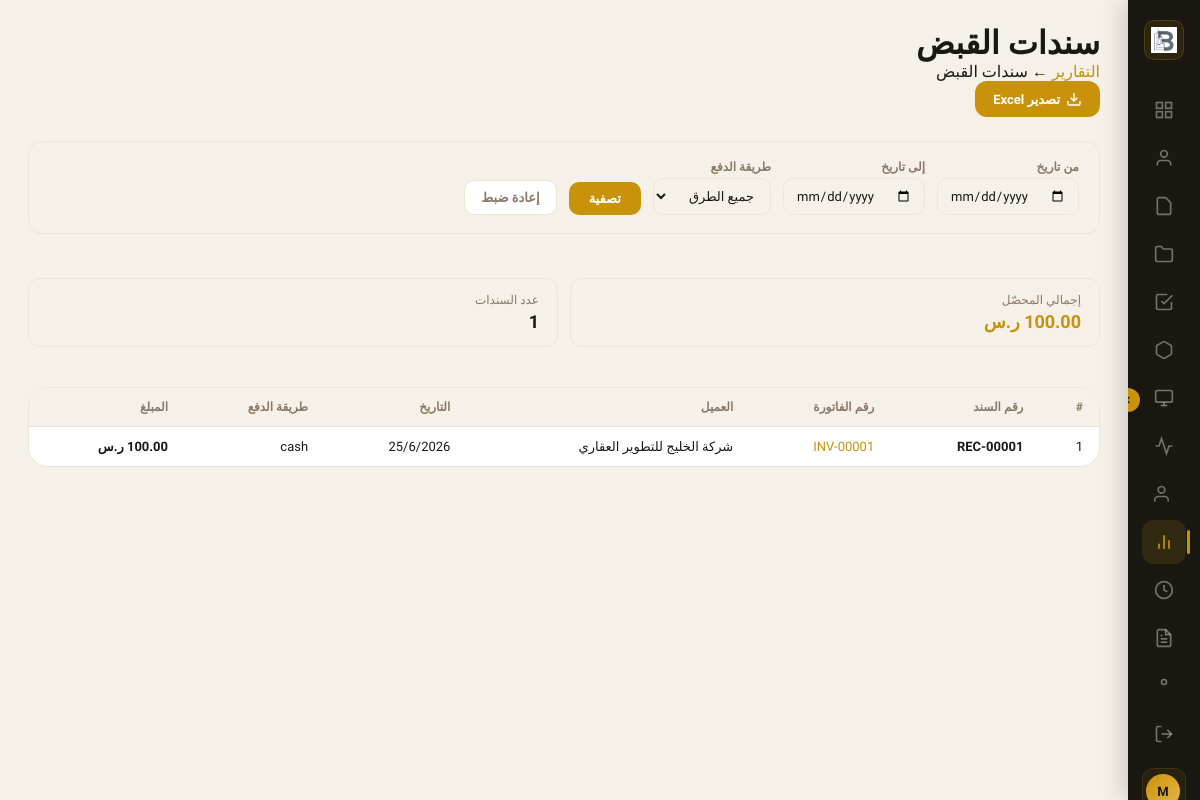
The app's page /reports/receipts/ (signed in) with its own data.
### company/models.py (models this page shows, shortened)
class CompanySettings(models.Model):
    company_logo    = models.ImageField(upload_to='company/', blank=True, null=True)
    company_name_ar = models.CharField(max_length=255, blank=True)
    company_name_en = models.CharField(max_length=255, blank=True)
    unified_number  = models.CharField(max_length=20, blank=True)
    cr_number       = models.CharField(max_length=20, blank=True)
    cr_issue_date   = models.DateField(blank=True, null=True)
    municipality_license = models.CharField(max_length=100, blank=True)
    tax_registration_number = models.CharField(max_length=50, blank=True)
    facility_address     = models.TextField(blank=True)
    address_building_number = models.CharField(max_length=20, blank=True)
    address_street       = models.CharField(max_length=255, blank=True)
    address_district     = models.CharField(max_length=255, blank=True)
    address_city         = models.CharField(max_length=100, blank=True)
    address_postal_code  = models.CharField(max_length=10, blank=True)
    manager_name        = models.CharField(max_length=255, blank=True)
    manager_nationality = models.CharField(max_length=100, blank=True)
    manager_id          = models.CharField(max_length=50, blank=True)
    manager_mobile      = models.CharField(max_length=20, blank=True)
    manager_email       = models.EmailField(blank=True)
    pr_mobile         = models.CharField(max_length=20, blank=True)
    pr_email          = models.EmailField(blank=True)
    marketing_mobile  = models.CharField(max_length=20, blank=True)
    marketing_email   = models.EmailField(blank=True)
    hr_email          = models.EmailField(blank=True)
    instagram      = models.URLField(blank=True)
    tiktok         = models.URLField(blank=True)
    facebook       = models.URLField(blank=True)
    youtube        = models.URLField(blank=True)
    twitter        = models.URLField(blank=True)
    snapchat       = models.URLField(blank=True)
    google_maps_link = models.URLField(blank=True)
    website_link   = models.URLField(blank=True)
    class Meta:
        verbose_name = 'إعدادات الشركة'

### invoices/models.py (models this page shows, shortened)
class PaymentReceipt(models.Model):
    METHOD_CHOICES = [
        ('cash',     'نقداً'),
        ('transfer', 'تحويل بنكي'),
        ('check',    'شيك'),
        ('card',     'بطاقة'),
        ('other',    'أخرى'),
    ]
    invoice        = models.ForeignKey(Invoice, on_delete=models.CASCADE, related_name='receipts')
    receipt_number = models.CharField(max_length=50, unique=True, editable=False)
    amount         = models.DecimalField(max_digits=14, decimal_places=2)
    payment_method = models.CharField(max_length=20, choices=METHOD_CHOICES, default='cash')
    payment_date   = models.DateField(default=date.today)
    notes          = models.TextField(blank=True)
    created_by     = models.ForeignKey(User, on_delete=models.SET_NULL, null=True, blank=True)
    created_at     = models.DateTimeField(auto_now_add=True)
    class Meta:
        ordering = ['-payment_date']

class Invoice(models.Model):
    STATUS_CHOICES = [
        ('draft',        'مسودة'),
        ('final',        'نهائية'),
        ('partial_paid', 'مدفوعة جزئياً'),
        ('fully_paid',   'مدفوعة بالكامل'),
        ('cancelled',    'ملغاة'),
    ]
    invoice_number  = models.CharField(max_length=50, unique=True, editable=False)
    issue_date      = models.DateField(default=date.today)
    due_date        = models.DateField(blank=True, null=True)
    client          = models.ForeignKey('clients.Client', on_delete=models.PROTECT, related_name='invoices')
    project         = models.ForeignKey('projects.Project', on_delete=models.SET_NULL, null=True, blank=True, related_name='invoices')
    status          = models.CharField(max_length=20, choices=STATUS_CHOICES, default='draft')
    subtotal        = models.DecimalField(max_digits=14, decimal_places=2, default=0)
    discount_amount = models.DecimalField(max_digits=14, decimal_places=2, default=0)
    vat_rate        = models.DecimalField(max_digits=5, decimal_places=2, default=15)
    vat_amount      = models.DecimalField(max_digits=14, decimal_places=2, default=0)
    total_amount    = models.DecimalField(max_digits=14, decimal_places=2, default=0)
    paid_amount     = models.DecimalField(max_digits=14, decimal_places=2, default=0)
    notes           = models.TextField(blank=True)
    created_by      = models.ForeignKey(User, on_delete=models.SET_NULL, null=True, blank=True)
    created_at      = models.DateTimeField(auto_now_add=True)
    class Meta:
        ordering = ['-created_at']

### clients/models.py (models this page shows, shortened)
class Client(models.Model):
    TYPE_INDIVIDUAL = 'individual'
    TYPE_COMPANY = 'company'
    TYPE_CHOICES = [
        (TYPE_INDIVIDUAL, 'فرد'),
        (TYPE_COMPANY, 'شركة'),
    ]
    client_type = models.CharField(max_length=20, choices=TYPE_CHOICES, default=TYPE_INDIVIDUAL, verbose_name='نوع العميل')
    name = models.CharField(max_length=200, verbose_name='الاسم')
    phone = models.CharField(max_length=20, blank=True, verbose_name='رقم الجوال')
    email = models.EmailField(blank=True, verbose_name='البريد الإلكتروني')
    address = models.TextField(blank=True, verbose_name='العنوان')
    notes = models.TextField(blank=True, verbose_name='ملاحظات')
    created_at = models.DateTimeField(auto_now_add=True)
    updated_at = models.DateTimeField(auto_now=True)
    national_id = models.CharField(max_length=20, blank=True, verbose_name='رقم الهوية')
    company_logo = models.ImageField(upload_to='clients/logos/', blank=True, null=True, verbose_name='شعار الشركة')
    tax_number = models.CharField(max_length=50, blank=True, verbose_name='الرقم الضريبي')
    commercial_registration = models.CharField(max_length=50, blank=True, verbose_name='السجل التجاري')
    contact_person = models.CharField(max_length=100, blank=True, verbose_name='الشخص المسؤول')
    contact_person_title = models.CharField(max_length=100, blank=True, verbose_name='المسمى الوظيفي')
    website = models.URLField(blank=True, verbose_name='الموقع الإلكتروني')
    class Meta:
        verbose_name = 'عميل'
        verbose_name_plural = 'العملاء'
        ordering = ['-created_at']

### reports/views.py (the view, shortened to what this page needs)
# urls.py: path('receipts/',  views.report_receipts,   name='report_receipts'),
@login_required(login_url=LOGIN_URL)
def report_receipts(request):
    from invoices.models import PaymentReceipt
    date_from, date_to = _date_filters(request)
    method = request.GET.get('method', '')
    export = request.GET.get('export', '')
    page   = int(request.GET.get('page', 1))
    qs = PaymentReceipt.objects.select_related('invoice__client').order_by('-payment_date')
    if date_from: qs = qs.filter(payment_date__gte=date_from)
    if date_to:   qs = qs.filter(payment_date__lte=date_to)
    if method:    qs = qs.filter(payment_method=method)
    totals = qs.aggregate(total=Sum('amount'), cnt=Count('id'))
    page_obj, num_pages = _paginate(qs, page)
    return render(request, 'reports/report_receipts.html', {
        'page_obj': page_obj, 'num_pages': num_pages, 'page': page,
        'totals': totals, 'date_from': date_from, 'date_to': date_to, 'method': method,
    })

### reports/templates/reports/report_receipts.html (shortened to what this page needs)
{% load static %}
<!DOCTYPE html>
<html lang="ar" dir="rtl">
<head>
<link rel="stylesheet" href="{% static 'projects/css/dashboard.css' %}">
<link rel="stylesheet" href="{% static 'invoices/css/invoices.css' %}">
</head>
<body>
<aside class="sidebar" id="sidebar">
    <button class="sidebar-toggle" id="sidebarToggle"><svg width="12" height="12" viewBox="0 0 24 24" fill="none" stroke="currentColor" stroke-width="2.5"><polyline points="15 18 9 12 15 6"/></svg></button>
    <div class="sidebar-logo"><div class="logo-mark">{% if company and company.company_logo %}<img src="{{ company.company_logo.url }}" alt="">{% else %}<img src="{% static 'website/img/logo.png' %}" alt="باء البناء">{% endif %}</div><span class="logo-text">{{ company.company_name_ar|default:"باء البناء" }}</span></div>
    <nav class="sidebar-nav">
        <a href="{% url 'projects_dashboard' %}" class="nav-item"><svg width="20" height="20" viewBox="0 0 24 24" fill="none" stroke="currentColor" stroke-width="2"><rect x="3" y="3" width="7" height="7"/><rect x="14" y="3" width="7" height="7"/><rect x="14" y="14" width="7" height="7"/><rect x="3" y="14" width="7" height="7"/></svg><span class="nav-label">الرئيسية</span></a>
        <a href="{% url 'client_list' %}" class="nav-item"><svg width="20" height="20" viewBox="0 0 24 24" fill="none" stroke="currentColor" stroke-width="2"><path d="M20 21v-2a4 4 0 0 0-4-4H8a4 4 0 0 0-4 4v2"/><circle cx="12" cy="7" r="4"/></svg><span class="nav-label">العملاء</span></a>
        <a href="{% url 'invoices_home' %}" class="nav-item"><svg width="20" height="20" viewBox="0 0 24 24" fill="none" stroke="currentColor" stroke-width="2"><path d="M14 2H6a2 2 0 0 0-2 2v16a2 2 0 0 0 2 2h12a2 2 0 0 0 2-2V8z"/></svg><span class="nav-label">الفواتير</span></a>
        <a href="{% url 'project_list' %}" class="nav-item"><svg width="20" height="20" viewBox="0 0 24 24" fill="none" stroke="currentColor" stroke-width="2"><path d="M22 19a2 2 0 0 1-2 2H4a2 2 0 0 1-2-2V5a2 2 0 0 1 2-2h5l2 3h9a2 2 0 0 1 2 2z"/></svg><span class="nav-label">المشاريع</span></a>
        <a href="{% url 'task_list' %}" class="nav-item"><svg width="20" height="20" viewBox="0 0 24 24" fill="none" stroke="currentColor" stroke-width="2"><polyline points="9 11 12 14 22 4"/><path d="M21 12v7a2 2 0 0 1-2 2H5a2 2 0 0 1-2-2V5a2 2 0 0 1 2-2h11"/></svg><span class="nav-label">المهام</span></a>
        <a href="{% url 'inventory_home' %}" class="nav-item"><svg width="20" height="20" viewBox="0 0 24 24" fill="none" stroke="currentColor" stroke-width="2"><path d="M21 16V8a2 2 0 0 0-1-1.73l-7-4a2 2 0 0 0-2 0l-7 4A2 2 0 0 0 3 8v8a2 2 0 0 0 1 1.73l7 4a2 2 0 0 0 2 0l7-4A2 2 0 0 0 21 16z"/></svg><span class="nav-label">المخزون</span></a>
        <a href="{% url 'accounting_home' %}" class="nav-item"><svg width="20" height="20" viewBox="0 0 24 24" fill="none" stroke="currentColor" stroke-width="2"><rect x="2" y="3" width="20" height="14" rx="2"/><line x1="8" y1="21" x2="16" y2="21"/><line x1="12" y1="17" x2="12" y2="21"/></svg><span class="nav-label">المحاسبة</span></a>
        <a href="{% url 'marketing_home' %}" class="nav-item"><svg width="20" height="20" viewBox="0 0 24 24" fill="none" stroke="currentColor" stroke-width="2"><path d="M22 12h-4l-3 9L9 3l-3 9H2"/></svg><span class="nav-label">التسويق</span></a>
        <a href="{% url 'employee_list' %}" class="nav-item"><svg width="20" height="20" viewBox="0 0 24 24" fill="none" stroke="currentColor" stroke-width="2"><path d="M17 21v-2a4 4 0 0 0-4-4H5a4 4 0 0 0-4 4v2"/><circle cx="9" cy="7" r="4"/></svg><span class="nav-label">الفريق</span></a>
        <a href="{% url 'reports_home' %}" class="nav-item active"><svg width="20" height="20" viewBox="0 0 24 24" fill="none" stroke="currentColor" stroke-width="2"><line x1="18" y1="20" x2="18" y2="10"/><line x1="12" y1="20" x2="12" y2="4"/><line x1="6" y1="20" x2="6" y2="14"/></svg><span class="nav-label">التقارير</span></a>
        <a href="{% url 'attendance_checkin' %}" class="nav-item" title="الحضور والانصراف"><svg width="20" height="20" viewBox="0 0 24 24" fill="none" stroke="currentColor" stroke-width="2"><circle cx="12" cy="12" r="10"/><polyline points="12 6 12 12 16 14"/></svg><span class="nav-label">الحضور والانصراف</span></a>
        <a href="{% url 'namadhj_home' %}" class="nav-item" title="النماذج"><svg width="20" height="20" viewBox="0 0 24 24" fill="none" stroke="currentColor" stroke-width="2"><path d="M14 2H6a2 2 0 0 0-2 2v16a2 2 0 0 0 2 2h12a2 2 0 0 0 2-2V8z"/><polyline points="14 2 14 8 20 8"/><line x1="16" y1="13" x2="8" y2="13"/><line x1="16" y1="17" x2="8" y2="17"/><polyline points="10 9 9 9 8 9"/></svg><span class="nav-label">النماذج</span></a>
    </nav>
    <div class="sidebar-bottom">
        <a href="{% url 'company_home' %}" class="nav-item"><svg width="20" height="20" viewBox="0 0 24 24" fill="none" stroke="currentColor" stroke-width="2"><circle cx="12" cy="12" r="3"/></svg><span class="nav-label">الإعدادات</span></a>
        <a href="{% url 'employee_logout' %}" class="nav-item logout-item"><svg width="20" height="20" viewBox="0 0 24 24" fill="none" stroke="currentColor" stroke-width="2"><path d="M9 21H5a2 2 0 0 1-2-2V5a2 2 0 0 1 2-2h4"/><polyline points="16 17 21 12 16 7"/><line x1="21" y1="12" x2="9" y2="12"/></svg><span class="nav-label">خروج</span></a>
        <div class="sidebar-user"><div class="user-avatar">{{ request.user.get_full_name|default:request.user.username|slice:":1"|upper }}</div></div>
    </div>
</aside>
<main class="main-content">
    <header class="page-header">
        <div class="page-header-info">
            <h1 class="page-title">سندات القبض</h1>
            <p class="page-subtitle"><a href="{% url 'reports_home' %}" style="color:var(--gold);text-decoration:none">التقارير</a> ← سندات القبض</p>
        </div>
        <a href="?export=excel&date_from={{ date_from }}&date_to={{ date_to }}&method={{ method }}" class="btn-primary" style="text-decoration:none;display:inline-flex;align-items:center;gap:6px;padding:10px 18px;border-radius:12px;">
            <svg width="16" height="16" viewBox="0 0 24 24" fill="none" stroke="currentColor" stroke-width="2"><path d="M21 15v4a2 2 0 0 1-2 2H5a2 2 0 0 1-2-2v-4"/><polyline points="7 10 12 15 17 10"/><line x1="12" y1="15" x2="12" y2="3"/></svg>
            تصدير Excel
        </a>
    </header>
    <form method="get" class="rep-filter">
        <div><label>من تاريخ</label><input type="date" name="date_from" value="{{ date_from }}"></div>
        <div><label>إلى تاريخ</label><input type="date" name="date_to" value="{{ date_to }}"></div>
        <div><label>طريقة الدفع</label>
            <select name="method">
                <option value="">جميع الطرق</option>
            </select>
        </div>
        <button type="submit" class="btn-primary" style="padding:9px 20px;border-radius:10px;">تصفية</button>
        <a href="{% url 'report_receipts' %}" class="btn-cancel" style="padding:9px 16px;border-radius:10px;text-decoration:none;font-size:13px;font-weight:600;">إعادة ضبط</a>
    </form>
    <div class="rep-totals">
        <div class="rep-total-item gold"><div class="lbl">إجمالي المحصّل</div><div class="val">{{ totals.total|floatformat:2|default:"0.00" }} ر.س</div></div>
        <div class="rep-total-item"><div class="lbl">عدد السندات</div><div class="val">{{ totals.cnt|default:0 }}</div></div>
    </div>
    <div class="inv-table-wrap">
        <table class="inv-table">
            <thead><tr><th>#</th><th>رقم السند</th><th>رقم الفاتورة</th><th>العميل</th><th>التاريخ</th><th>طريقة الدفع</th><th>المبلغ</th></tr></thead>
            <tbody>
            {% for r in page_obj %}
            <tr>
                <td>{{ forloop.counter|add:page_obj.start_index|add:"-1" }}</td>
                <td><strong>{{ r.receipt_number }}</strong></td>
                <td>{% if r.invoice %}<a href="{% url 'inv_detail' r.invoice.id %}" style="color:var(--gold);text-decoration:none">{{ r.invoice.invoice_number }}</a>{% else %}—{% endif %}</td>
                <td>{{ r.invoice.client.name|default:"—" }}</td>
                <td>{{ r.payment_date|date:"j/n/Y" }}</td>
                <td>{{ r.payment_method }}</td>
                <td><strong>{{ r.amount|floatformat:2 }} ر.س</strong></td>
            </tr>
            {% empty %}
            <tr><td colspan="7" style="text-align:center;padding:40px;color:var(--text-muted)">لا توجد سندات قبض</td></tr>
            {% endfor %}
            </tbody>
        </table>
    </div>
</main>
</body>
</html>

### records on screen
CompanySettings: company_logo (picture)
PaymentReceipt: receipt_number "REC-00001", invoice.invoice_number "INV-00001", invoice.client.name "شركة الخليج للتطوير العقاري", payment_date "25/6/2026", payment_method "cash", amount "100.00"

### other values on screen
{{ totals.total|floatformat:2|default:"0.00" }} "100.00"
{{ totals.cnt|default:0 }} "1"
